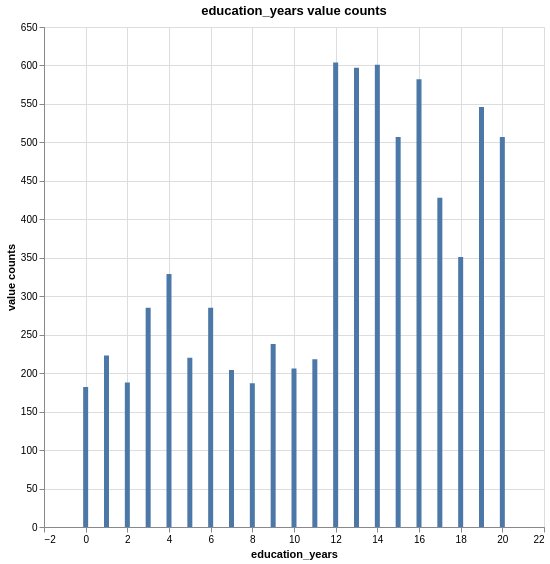

Notebook source saved alongside this figure:
### Markdown cell above
## `education_years` 
The number of years of formal education the individual has completed (Range: 0-20 years). The variable is numerical. The most number of years of reveived education is 12 to 14 years

### Code cell
age_grouped.group_by('education_years').len().rename({'len':'value counts'}).plot.bar(x='education_years', y='value counts').properties(width=500, height=500, title="education_years value counts")

### Figure 1 — Vega-Lite specification as saved in the notebook (floating-point values rounded to 4 significant figures)
{"config": {"view": {"continuousWidth": 300, "continuousHeight": 300}}, "data": {"name": "data-62f607edc5f46c4369f35e51e811ff66"}, "mark": {"type": "bar", "tooltip": true}, "encoding": {"x": {"field": "education_years", "type": "quantitative"}, "y": {"field": "value counts", "type": "quantitative"}}, "height": 500, "params": [{"name": "param_4", "select": {"type": "interval", "encodings": ["x", "y"]}, "bind": "scales"}], "title": "education_years value counts", "width": 500, "$schema": "https://vega.github.io/schema/vega-lite/v5.20.1.json", "datasets": {"data-62f607edc5f46c4369f35e51e811ff66": [{"education_years": 15, "value counts": 507}, {"education_years": 20, "value counts": 507}, {"education_years": 5, "value counts": 220}, {"education_years": 7, "value counts": 204}, {"education_years": 12, "value counts": 604}, {"education_years": 11, "value counts": 218}, {"education_years": 1, "value counts": 223}, {"education_years": 19, "value counts": 546}, {"education_years": 0, "value counts": 182}, {"education_years": 8, "value counts": 187}, {"education_years": 13, "value counts": 597}, {"education_years": 2, "value counts": 188}, {"education_years": 6, "value counts": 285}, {"education_years": 18, "value counts": 351}, {"education_years": 4, "value counts": 329}, {"education_years": 14, "value counts": 601}, {"education_years": 16, "value counts": 582}, {"education_years": 10, "value counts": 206}, {"education_years": 3, "value counts": 285}, {"education_years": 17, "value counts": 428}, {"education_years": 9, "value counts": 238}]}}
